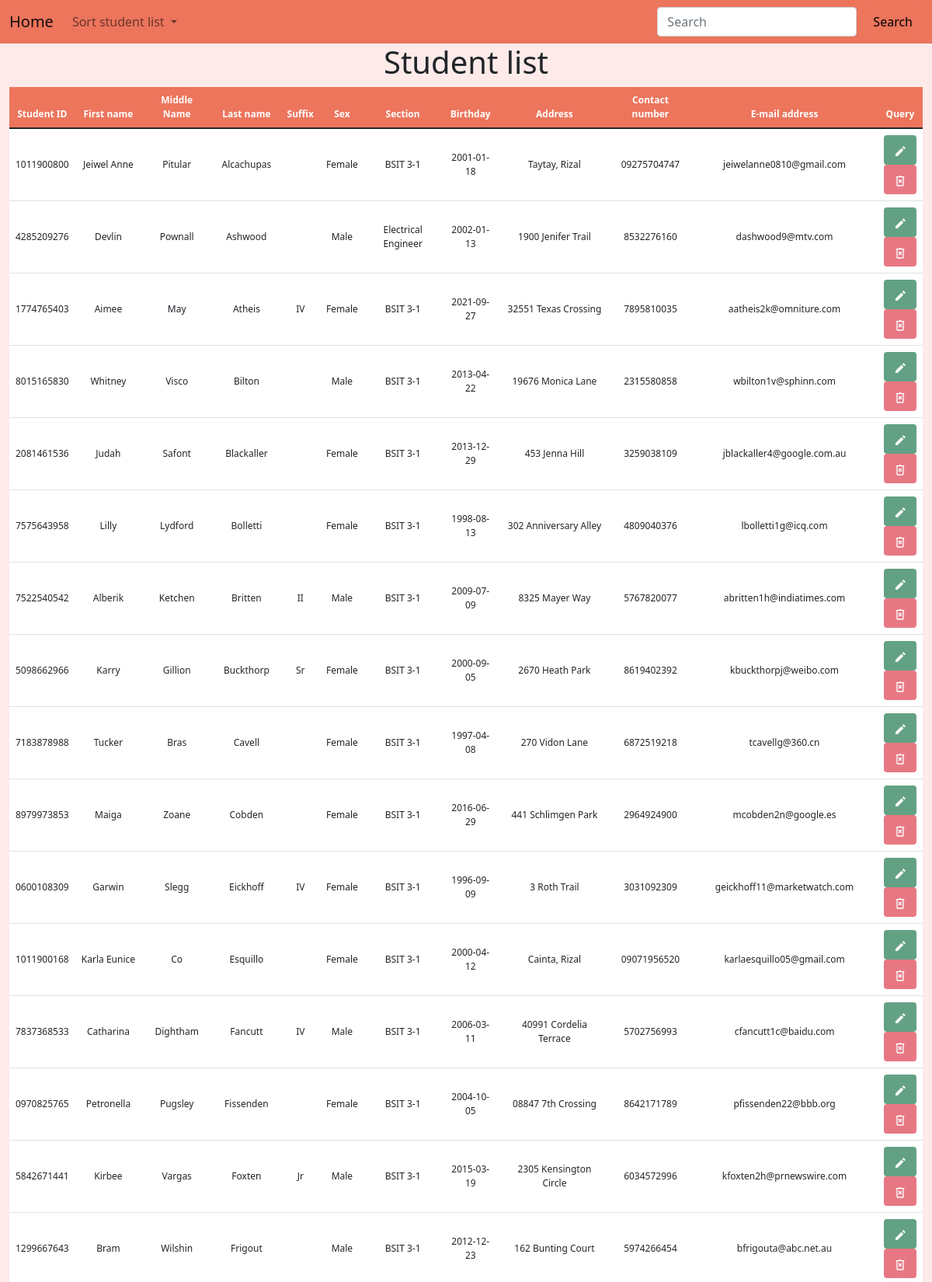
The page /controls/crud.php?sort=Student_Last_Name (upper part) on the database its author committed.
### tables this page shows
CREATE TABLE `tbl_student_profile` (
  `Student_ID` varchar(10) NOT NULL PRIMARY KEY,
  `Student_First_Name` varchar(50) NOT NULL,
  `Student_Middle_Name` varchar(50),
  `Student_Last_Name` varchar(50) NOT NULL,
  `Student_Suffix` varchar(10),
  `Student_Sex` enum('Male','Female') NOT NULL,
  `Student_Section` varchar(50) NOT NULL,
  `Student_Birthday` date NOT NULL,
  `Student_Address` varchar(100) NOT NULL,
  `Student_Contact_Number` varchar(11) NOT NULL,
  `Student_Email_Address` varchar(50) NOT NULL,
  `is_archive` boolean NOT NULL DEFAULT false
);

### functions/functions.php (called while the page is built, shortened)
<?php
function view($name, $contents = ''){
    require(APP_PATH . "page/layout-page.php");
}

### controls/crud.php (called while the page is built, shortened)
<?php
$view_bag = [
    'title' => 'Student Database',
    'heading' => 'Student list'
];
$records = Data::get_student_records();
if (is_get()) {
    if (isset($_GET['sort'])) {
        $sort = $_GET['sort'];
        $records = Data::sort_by($sort);
    }
}
view('crud', $records);

### functions/data/mysql.class.php (called while the page is built, shortened)
<?php
class MySqlDataProvider {
    public function __construct($source) {
        $this->source = $source;
    }
    public function sort_by($sort) {
        $pdo = $this->connect();
        $smt = $pdo->query("SELECT * FROM tbl_student_profile WHERE is_archive = false ORDER BY $sort");
        $data = $smt->fetchAll(PDO::FETCH_CLASS, 'StudentProfile');
        return $data;
    }
    private function connect() {
        try {
            return new PDO($this->source, CONFIG['db_user'], CONFIG['db_password']);
        } catch (PDOException $e) {
            return null;
        }
    }
}

### functions/data/static.class.php (called while the page is built, shortened)
<?php
class Data {
    static private $mdp;
    static public function init(MySqlDataProvider $mdp){
        return self::$mdp = $mdp;
    }
    static public function sort_by($sort){
        return self::$mdp->sort_by($sort);
    }
}

### page/crud-page.php (the view, shortened to what this page needs)
<div class="container-fluid">
    <h1 class="text-center align-middle"><?= $view_bag['heading'] ?></h1>
</div>
<div class="container-fluid container-table">
    <table class="table table-hover text-center align-middle" id="table">
        <thead>
            <tr>
                <th scope="col" id="id">Student ID</th>
                <th scope="col" id="fname">First name</th>
                <th scope="col" id="mname">Middle Name</th>
                <th scope="col" id="lname">Last name</th>
                <th scope="col" id="suffix">Suffix</th>
                <th scope="col" id="section">Sex</th>
                <th scope="col" id="sex">Section</th>
                <th scope="col" id="bday">Birthday</th>
                <th scope="col" id="address">Address</th>
                <th scope="col" id="number">Contact number</th>
                <th scope="col" id="email">E-mail address</th>
                <th scope="col" id="query">Query</th>
            </tr>
        </thead>
        <tbody>
            <?php foreach ($contents as $object) : ?>
                <tr>
                    <td><?= $object->Student_ID ?></td>
                    <td><?= $object->Student_First_Name ?></td>
                    <td><?= $object->Student_Middle_Name ?></td>
                    <td><?= $object->Student_Last_Name ?></td>
                    <td><?= $object->Student_Suffix ?></td>
                    <td><?= $object->Student_Sex ?></td>
                    <td><?= $object->Student_Section ?></td>
                    <td><?= $object->Student_Birthday ?></td>
                    <td><?= $object->Student_Address ?></td>
                    <td><?= $object->Student_Contact_Number ?></td>
                    <td><?= $object->Student_Email_Address ?></td>
                    <td>
                        <a class="btn button-edit-bg" type="submit" data-bs-toggle="modal" data-bs-target="#showEditModal">
                        </a>
                        <br>
                        <a class="btn button-delete-bg" data-bs-toggle="modal" data-bs-target="#showDeleteModal">
                        </a>
                    </td>
                </tr>
            <?php endforeach ?>
        </tbody>
    </table>
</div>

### css/stylesheet-crud.css (style rules this page uses)
body { background-color: #fdeae9; }
.container-table thead { background-color: #ec755c; color: white; }
.button-edit-bg { background-color: #63a184; }
.button-delete-bg { background-color: #e77883; }
table { background-color: white; }
tr { font-size: 30px; font-size: 1vw; }

### rows shown on the page
tbl_student_profile: Student_ID "1011900800", Student_First_Name "Jeiwel Anne", Student_Middle_Name "Pitular", Student_Last_Name "Alcachupas", Student_Sex "Female", Student_Section "BSIT 3-1", Student_Birthday "2001-01-18", Student_Address "Taytay, Rizal", Student_Contact_Number "09275704747", Student_Email_Address "jeiwelanne0810@gmail.com"
tbl_student_profile: Student_ID "4285209276", Student_First_Name "Devlin", Student_Middle_Name "Pownall", Student_Last_Name "Ashwood", Student_Sex "Male", Student_Section "Electrical Engineer", Student_Birthday "2002-01-13", Student_Address "1900 Jenifer Trail", Student_Contact_Number "8532276160", Student_Email_Address "dashwood9@mtv.com"
tbl_student_profile: Student_ID "1774765403", Student_First_Name "Aimee", Student_Middle_Name "May", Student_Last_Name "Atheis", Student_Suffix "IV", Student_Sex "Female", Student_Section "BSIT 3-1", Student_Birthday "2021-09-27", Student_Address "32551 Texas Crossing", Student_Contact_Number "7895810035", Student_Email_Address "aatheis2k@omniture.com"
tbl_student_profile: Student_ID "8015165830", Student_First_Name "Whitney", Student_Middle_Name "Visco", Student_Last_Name "Bilton", Student_Sex "Male", Student_Section "BSIT 3-1", Student_Birthday "2013-04-22", Student_Address "19676 Monica Lane", Student_Contact_Number "2315580858", Student_Email_Address "wbilton1v@sphinn.com"
tbl_student_profile: Student_ID "2081461536", Student_First_Name "Judah", Student_Middle_Name "Safont", Student_Last_Name "Blackaller", Student_Sex "Female", Student_Section "BSIT 3-1", Student_Birthday "2013-12-29", Student_Address "453 Jenna Hill", Student_Contact_Number "3259038109", Student_Email_Address "jblackaller4@google.com.au"
tbl_student_profile: Student_ID "7575643958", Student_First_Name "Lilly", Student_Middle_Name "Lydford", Student_Last_Name "Bolletti", Student_Sex "Female", Student_Section "BSIT 3-1", Student_Birthday "1998-08-13", Student_Address "302 Anniversary Alley", Student_Contact_Number "4809040376", Student_Email_Address "lbolletti1g@icq.com"
tbl_student_profile: Student_ID "7522540542", Student_First_Name "Alberik", Student_Middle_Name "Ketchen", Student_Last_Name "Britten", Student_Suffix "II", Student_Sex "Male", Student_Section "BSIT 3-1", Student_Birthday "2009-07-09", Student_Address "8325 Mayer Way", Student_Contact_Number "5767820077", Student_Email_Address "abritten1h@indiatimes.com"
tbl_student_profile: Student_ID "5098662966", Student_First_Name "Karry", Student_Middle_Name "Gillion", Student_Last_Name "Buckthorp", Student_Suffix "Sr", Student_Sex "Female", Student_Section "BSIT 3-1", Student_Birthday "2000-09-05", Student_Address "2670 Heath Park", Student_Contact_Number "8619402392", Student_Email_Address "kbuckthorpj@weibo.com"
tbl_student_profile: Student_ID "7183878988", Student_First_Name "Tucker", Student_Middle_Name "Bras", Student_Last_Name "Cavell", Student_Sex "Female", Student_Section "BSIT 3-1", Student_Birthday "1997-04-08", Student_Address "270 Vidon Lane", Student_Contact_Number "6872519218", Student_Email_Address "tcavellg@360.cn"
tbl_student_profile: Student_ID "8979973853", Student_First_Name "Maiga", Student_Middle_Name "Zoane", Student_Last_Name "Cobden", Student_Sex "Female", Student_Section "BSIT 3-1", Student_Birthday "2016-06-29", Student_Address "441 Schlimgen Park", Student_Contact_Number "2964924900", Student_Email_Address "mcobden2n@google.es"
tbl_student_profile: Student_ID "0600108309", Student_First_Name "Garwin", Student_Middle_Name "Slegg", Student_Last_Name "Eickhoff", Student_Suffix "IV", Student_Sex "Female", Student_Section "BSIT 3-1", Student_Birthday "1996-09-09", Student_Address "3 Roth Trail", Student_Contact_Number "3031092309", Student_Email_Address "geickhoff11@marketwatch.com"
tbl_student_profile: Student_ID "1011900168", Student_First_Name "Karla Eunice", Student_Middle_Name "Co", Student_Last_Name "Esquillo", Student_Sex "Female", Student_Section "BSIT 3-1", Student_Birthday "2000-04-12", Student_Address "Cainta, Rizal", Student_Contact_Number "09071956520", Student_Email_Address "karlaesquillo05@gmail.com"
tbl_student_profile: Student_ID "7837368533", Student_First_Name "Catharina", Student_Middle_Name "Dightham", Student_Last_Name "Fancutt", Student_Suffix "IV", Student_Sex "Male", Student_Section "BSIT 3-1", Student_Birthday "2006-03-11", Student_Address "40991 Cordelia Terrace", Student_Contact_Number "5702756993", Student_Email_Address "cfancutt1c@baidu.com"
tbl_student_profile: Student_ID "0970825765", Student_First_Name "Petronella", Student_Middle_Name "Pugsley", Student_Last_Name "Fissenden", Student_Sex "Female", Student_Section "BSIT 3-1", Student_Birthday "2004-10-05", Student_Address "08847 7th Crossing", Student_Contact_Number "8642171789", Student_Email_Address "pfissenden22@bbb.org"
tbl_student_profile: Student_ID "5842671441", Student_First_Name "Kirbee", Student_Middle_Name "Vargas", Student_Last_Name "Foxten", Student_Suffix "Jr", Student_Sex "Male", Student_Section "BSIT 3-1", Student_Birthday "2015-03-19", Student_Address "2305 Kensington Circle", Student_Contact_Number "6034572996", Student_Email_Address "kfoxten2h@prnewswire.com"
tbl_student_profile: Student_ID "1299667643", Student_First_Name "Bram", Student_Middle_Name "Wilshin", Student_Last_Name "Frigout", Student_Sex "Male", Student_Section "BSIT 3-1", Student_Birthday "2012-12-23", Student_Address "162 Bunting Court", Student_Contact_Number "5974266454", Student_Email_Address "bfrigouta@abc.net.au"

### other values the page prints
$view_bag['heading'] "Student list"
